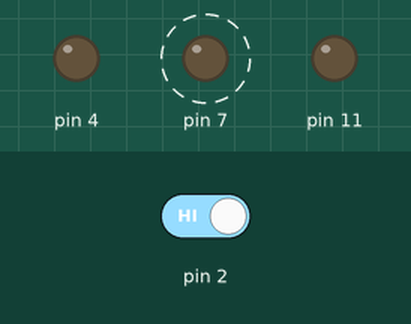
The sketch below on a simulated Arduino Uno, built with avr-gcc and run on an emulated ATmega328P. Shown: output pins drawn as LEDs (lit = HIGH). Dashed ring = blinking. Inputs (shaded band) come from the test bench; at power-on: pin 2 HIGH.

Above: at 15.9 s.
16.0 s: pin 2 driven HIGH
At 20.3 s:
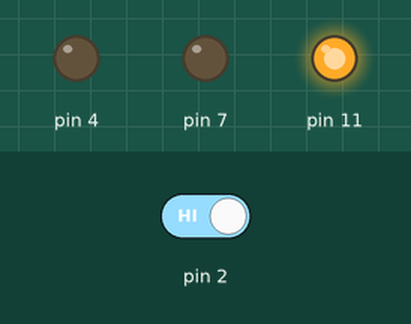
30.7 s: pin 2 driven LOW
At 40.0 s:
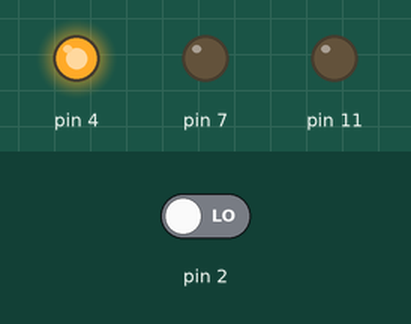
Timing chart, 0 to 41.5 s (numbered marks = the images above; inputs shaded):
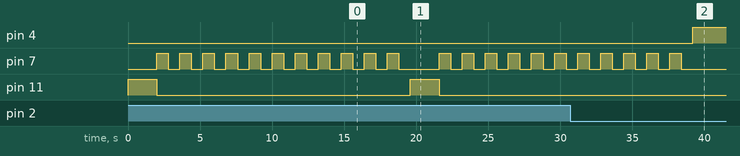

Measured:
- after the input at 30.7 s, pin 4: LOW → HIGH after 8.5 s; pin 7: goes on until 38.4 s, then stays LOW; pin 11: stays LOW (without the input it goes to HIGH after 8.5 s)
- by itself, pin 7: alternates HIGH for 0.80 s and LOW for 0.80 s

The sketch:

ASK_Project_2_V2.ino
```cpp
/**
 * project 2: spaceship interface
 * in this project of the spaceship interface there are slight changes to version 1.
 * This project extends the spaceship interface by making a more complex led pattern.
 * The following pattern does not stray to far to the original.
 * @name Antonio Jimenez
 * @Version 2 (7/26/2020)
 */
 // initialize the switch state
 // (a variable that holds 0/1, reading from the input pin)
int switchState = 0;

/**
 * this is the setup method where we initialize the pins. Here, we assign
 * 4, 7, and 11 as outputs and 2 as an input. the LED's will connect to the output pins
 * and the switch will connect to the input pins.
 */
void setup() {
  // here are the OUTPUT pins
  pinMode(4, OUTPUT);
  pinMode(7,  OUTPUT);
  pinMode(11,  OUTPUT);

  // 2 will be the pin the switch is connected to.
  pinMode(2,  INPUT);
}

/**
 * here is the loop method which repeats the actions you place into it.
 * we read the state of the switch first then based on what the state of
 * the switch is, the arduino executes a pattern of the led's
 */
void loop() {
  // the switchState hold the value 0/1 (high or low)
  switchState = digitalRead(2);

  if(switchState == LOW){
    digitalWrite(4, HIGH);
    digitalWrite(7, LOW);
    digitalWrite(11, LOW);
  }
  else{
    digitalWrite(4, LOW);
    digitalWrite(7, LOW);
    digitalWrite(11,HIGH);

    delay(2000);

    for(int i = 0; i <= 10; i++){
      digitalWrite(4, LOW);
      digitalWrite(7, HIGH);
      digitalWrite(11,LOW);

      delay(800);

      digitalWrite(4, LOW);
      digitalWrite(7, LOW);
      digitalWrite(11,LOW);

      delay(800);
    }
  }

}
```
